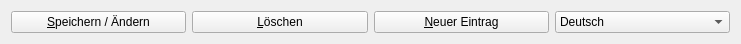
   <widget class="QWidget" name="layoutWidget">
    <property name="geometry">
     <rect>
      <x>20</x>
      <y>420</y>
      <width>741</width>
      <height>31</height>
     </rect>
    </property>
    <layout class="QHBoxLayout" name="toolsLayout">
     <item>
      <widget class="QPushButton" name="SPEICHERN_AENDERN">
       <property name="text">
        <string>&amp;Speichern / Ändern</string>
       </property>
       <property name="icon">
        <iconset resource="resources.qrc">
         <normaloff>:/Resources/Icons/computer/DISK04.ICO</normaloff>:/Resources/Icons/computer/DISK04.ICO</iconset>
       </property>
      </widget>
     </item>
     <item>
      <widget class="QPushButton" name="LOESCHEN">
       <property name="text">
        <string>&amp;Löschen</string>
       </property>
       <property name="icon">
        <iconset resource="resources.qrc">
         <normaloff>:/Resources/Icons/computer/W95MBX01.ICO</normaloff>:/Resources/Icons/computer/W95MBX01.ICO</iconset>
       </property>
      </widget>
     </item>
     <item>
      <widget class="QPushButton" name="pb_neuer_eintrag">
       <property name="text">
        <string>&amp;Neuer Eintrag</string>
       </property>
       <property name="icon">
        <iconset resource="resources.qrc">
         <normaloff>:/Resources/Icons/office/CRDFLE04.ICO</normaloff>:/Resources/Icons/office/CRDFLE04.ICO</iconset>
       </property>
      </widget>
     </item>
     <item>
      <widget class="QComboBox" name="ANZEIGE_SPRACHE">
       <property name="insertPolicy">
        <enum>QComboBox::InsertAfterCurrent</enum>
       </property>
       <item>
        <property name="text">
         <string>Deutsch</string>
        </property>
        <property name="icon">
         <iconset resource="resources.qrc">
          <normaloff>:/Resources/Icons/flags/FLGGERM.ICO</normaloff>:/Resources/Icons/flags/FLGGERM.ICO</iconset>
        </property>
       </item>
       <item>
        <property name="text">
         <string>Englisch</string>
        </property>
        <property name="icon">
         <iconset resource="resources.qrc">
          <normaloff>:/Resources/Icons/flags/FLGUK.ICO</normaloff>:/Resources/Icons/flags/FLGUK.ICO</iconset>
        </property>
       </item>
       <item>
        <property name="text">
         <string>Französisch</string>
        </property>
        <property name="icon">
         <iconset resource="resources.qrc">
          <normaloff>:/Resources/Icons/flags/FLGFRAN.ICO</normaloff>:/Resources/Icons/flags/FLGFRAN.ICO</iconset>
        </property>
       </item>
       <item>
        <property name="text">
         <string>Spanisch</string>
        </property>
        <property name="icon">
         <iconset resource="resources.qrc">
          <normaloff>:/Resources/Icons/flags/FLGSPAIN.ICO</normaloff>:/Resources/Icons/flags/FLGSPAIN.ICO</iconset>
        </property>
       </item>
      </widget>
     </item>
    </layout>
   </widget>
